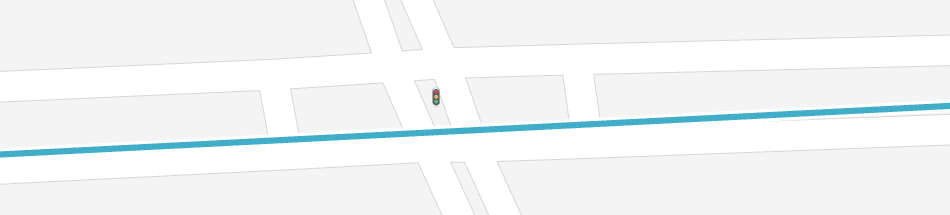
//> input picture map.png, 950 x 215 px
$ ./figure   (built with g++ and OpenCV 4)
//> lines starting //> are read from the running program, lines starting //| are printed output that depends on the picture; after the words box and inside, x2 and y2 are one past the last pixel; in counts of white or black regions, pixels touching at a corner belong together
#include <opencv2/opencv.hpp>
#include <opencv2/imgproc/imgproc.hpp>
#include <vector>
#include <algorithm>
#include <iostream>
#include <chrono>
#include <map>
using namespace cv;
using namespace std;

// 结构体用于替代Python中的字典
struct Line {
    int centx, centy, xl, xr;
};

// 预处理函数
pair<Mat, Mat> pre_proc(const Rect& roi, const Mat& src) {
    // 将原始图像转换为灰度图像
    Mat gray;
    cvtColor(src, gray, COLOR_BGR2GRAY);

    // 复制gray到pre_img
    Mat pre_img = gray.clone();

    // 画出ROI区域
    rectangle(pre_img, roi, Scalar(0, 255, 0), 2);

    // 反色处理
    bitwise_not(pre_img, pre_img);

    // 裁剪ROI并缩放
    Mat img_roi = pre_img(roi);
    Mat code;
    cv::resize(img_roi, code, Size(400, 320), 0, 0, INTER_LINEAR);

    // 二值化
    threshold(code, code, 150, 255, THRESH_BINARY);

    // 降噪处理
    Mat kernel = getStructuringElement(MORPH_RECT, Size(5, 5));
    Mat h_kernel = getStructuringElement(MORPH_RECT, Size(src.cols / 16, 1));
    Mat rec;
    erode(code, rec, h_kernel);
    erode(rec, rec, kernel);

    return {pre_img, rec};
}
void put_code(const Rect& roi, const string& num, const Point& loc, Mat& src1, Mat& src2) {
    // 计算在src1上的文本位置
    Point p1(loc.x - 20, loc.y);
    putText(src1, num, p1, FONT_HERSHEY_TRIPLEX, 0.5, Scalar(255, 255, 255), 1, LINE_AA);

    // 计算在src2上的文本位置
    Point p2(static_cast<int>(roi.x + loc.x * (roi.width / 400.0) - 20), loc.y + roi.y);
    putText(src2, num, p2, FONT_HERSHEY_TRIPLEX, 0.5, Scalar(255, 255, 255), 1, LINE_AA);
}
// [11 lines left out: function detect_and_draw_orb_features, not called in this run]

// 比较函数，用于sort
bool compareByCentY(const Line& a, const Line& b) {
    return a.centy > b.centy;
}

pair<vector<Line>, int> cluster(const vector<Vec4i>& lines) {
    vector<Line> a, b;
    int t = 0;

    // 转换所有直线到自定义的Line结构体
    for (const auto& line : lines) {
        Line l;
        l.centx = static_cast<int>((line[0] + line[2]) / 2.0);
        l.centy = static_cast<int>((line[1] + line[3]) / 2.0);
        l.xl = line[0];
        l.xr = line[2];
        a.push_back(l);
    }

    // 根据centy坐标排序
    sort(a.begin(), a.end(), compareByCentY);

    b.push_back(a[0]);

    for (const auto& line : a) {
        if (abs(b[t].centy - line.centy) < 10) {
            b[t].centy = static_cast<int>((b[t].centy + line.centy) / 2.0);
            b[t].xl = min(b[t].xl, line.xl);
            b[t].xr = max(b[t].xr, line.xr);
            b[t].centx = static_cast<int>((b[t].xl + b[t].xr) / 2.0);
        } else {
            b.push_back(line);
            ++t;
        }
    }

    return {b, t + 1}; // 返回聚类后的直线和数量
}


string code_rec(const Rect& roi, const vector<Line>& b, int cls_number, Mat& src1, Mat& src2) {
    string head;
    // 遍历所有的聚类直线
    for (int i = 0; i < cls_number; ++i) {
        line(src1, Point(b[i].xl, b[i].centy), Point(b[i].xr, b[i].centy), Scalar(0, 255, 255), 3, LINE_AA);
        circle(src1, Point(b[i].centx, b[i].centy), 3, Scalar(0, 0, 255), 3);
        int width = b[i].xr - b[i].xl;

        if (b[i].centy > 120) {
            if (width < 90) {
                if (b[i].centx < 110) {
                    put_code(roi, "1", Point(b[i].xl, b[i].centy), src1, src2);
                    head += '1';
                } else if (b[i].centx < 200) {
                    put_code(roi, "2", Point(b[i].xl, b[i].centy), src1, src2);
                    head += '2';
                } else if (b[i].centx < 290) {
                    put_code(roi, "3", Point(b[i].xl, b[i].centy), src1, src2);
                    head += '3';
                } else {
                    put_code(roi, "4", Point(b[i].xl, b[i].centy), src1, src2);
                    head += '4';
                }
            } else if (width < 170) {
                if (b[i].centx < 170) {
                    put_code(roi, "5", Point(b[i].xl, b[i].centy), src1, src2);
                    head += '5';
                } else if (b[i].centx < 250) {
                    put_code(roi, "6", Point(b[i].xl, b[i].centy), src1, src2);
                    head += '6';
                } else {
                    put_code(roi, "7", Point(b[i].xl, b[i].centy), src1, src2);
                    head += '7';
                }
            } else if (width < 270) {
                if (b[i].centx < 220) {
                    put_code(roi, "8", Point(b[i].xl, b[i].centy), src1, src2);
                    head += '8';
                } else {
                    put_code(roi, "9", Point(b[i].xl, b[i].centy), src1, src2);
                    head += '9';
                }
            } else {
                put_code(roi, "0", Point(b[i].xl, b[i].centy), src1, src2);
                head += '0';
            }
        }
    }
    return head;
}

int locate(const int x_cut, const string& head) {
    const string pi = "1415926535897932384626433832795028841971693993751058209749445923078164062862089986280348253421170679821480865";
    int location = -1;
    if (head.length() >= 5) {
        for (size_t i = 0; i <= head.length() - 5; ++i) {
            size_t found = pi.find(head.substr(i, 5));
            if (found != string::npos) {
                location = static_cast<int>(found);
                break;
            }
        }
    }
    return location - x_cut;
}
// 创建一个从代号到坐标的映射

void create_location_map(std::map<int, cv::Point2f>& location_map) {
    // 从1-40是从(9,175)到(424,153)的直线
    for (int i = 1; i <= 40; ++i) {
        float x = 9.0f + (i - 1) * (415.0f / 39.0f);  // Linear interpolation
        float y = 175.0f - (i - 1) * (22.0f / 39.0f);  // Linear interpolation
        location_map[i] = cv::Point2f(x, y);
    }

    // 从40-55是从(424,153)到(470,118)的圆曲线
    for (int i = 41; i <= 55; ++i) {
        float x = 424.0f + (i - 40) * (46.0f / 14.0f);  // Linear interpolation for x
        float y = 153.0f - (i - 40)*(i-40) *0.16;  // Sinusoidal interpolation for y
        location_map[i] = cv::Point2f(x, y);
    }

    // 从55-76是从(470,118)到(418,3)的直线
    for (int i = 56; i <= 76; ++i) {
        float x = 470.0f - (i - 55) * (52.0f / 20.0f);  // Linear interpolation
        float y = 118.0f - (i - 55) * (115.0f / 20.0f);  // Linear interpolation
        location_map[i] = cv::Point2f(x, y);
    }
}
// [58 lines left out: function roi_track, not called in this run]
int main() {
    // 视频准备
    VideoCapture cap("test1.mp4");
    if (!cap.isOpened()) {
        cerr << "Error opening video file" << endl;
        return -1;
    }

    cv::Mat frame;
    Rect roi(40, 220, 400, 320); // 初始ROI
    cv::Mat map_img = cv::imread("map.png");  // 读取地图图片
//> map_img is the input picture: 215 rows x 950 cols, CV_8UC3; mean B, G, R 246, 245.2, 242.1
    int frameCount = 1;
    //创建初始空地图
    std::map<int, cv::Point2f> location_map;
    create_location_map(location_map);
    while (cap.read(frame)) {
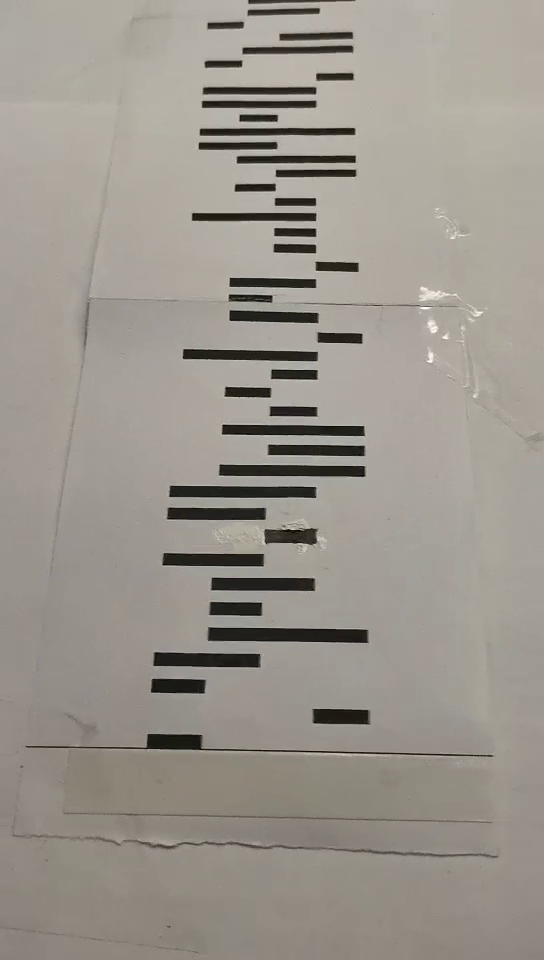
//> input picture frame 41 of test1.mp4, 544 x 960 px
//> frame is the input picture: 960 rows x 544 cols, CV_8UC3; mean B, G, R 141.6, 149.5, 154.6
        auto start = chrono::high_resolution_clock::now();

        // 预处理
        pair<Mat, Mat> processed = pre_proc(roi, frame);
//> in pre_proc, `rectangle(pre_img, roi, Scalar(0, 255, 0), 2);`: pre_img: 960 rows x 544 cols, CV_8UC1; min 0, max 255, mean 148.8
//> in pre_proc, `Mat img_roi = pre_img(roi);`:
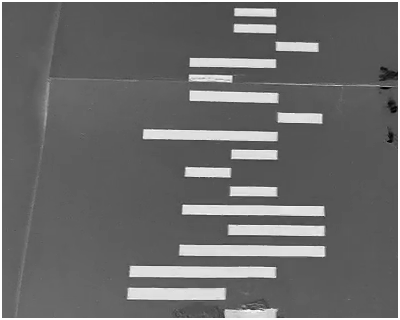
//> img_roi: 320 rows x 400 cols, CV_8UC1; min 0, max 255, mean 107.6
//> in pre_proc, `threshold(code, code, 150, 255, THRESH_BINARY);`:
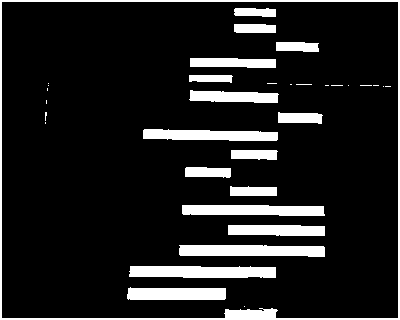
//> code: 320 rows x 400 cols, CV_8UC1; 12.7% white; 34 white regions (17 under 20 px), largest, box (x1, y1, x2, y2) and area: (0, 0, 400, 320) 3302, (129, 266, 276, 278) 1617, (179, 245, 325, 257) 1560
//> in pre_proc, `erode(code, rec, h_kernel);`: rec: 320 rows x 400 cols, CV_8UC1; 7.2% white; 18 white regions, largest, box (x1, y1, x2, y2) and area: (146, 266, 260, 278) 1204, (196, 245, 309, 256) 1177, (199, 205, 309, 216) 1040
//> in pre_proc, `erode(rec, rec, kernel);`:
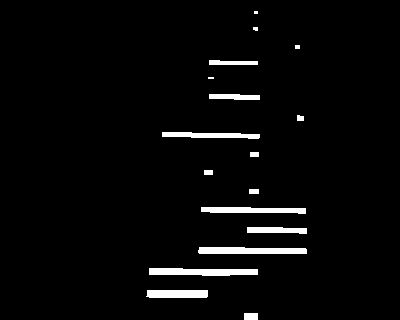
//> rec: 320 rows x 400 cols, CV_8UC1; 3.2% white; 17 white regions (3 under 20 px), largest, box (x1, y1, x2, y2) and area: (149, 268, 258, 276) 716, (198, 247, 307, 254) 696, (201, 207, 306, 214) 574
        Mat& resize_img = processed.first;
        Mat& rec_img_bw = processed.second;

        // 霍夫变换
        vector<Vec4i> lines;
        HoughLinesP(rec_img_bw, lines, 1, CV_PI / 180, 50, 50, 10);
//> lines = 29 lines (x1, y1, x2, y2), first 8: [149, 274, 257, 272], [198, 251, 305, 248], [201, 207, 305, 209], [149, 269, 257, 269], [214, 252, 306, 253], [149, 270, 257, 270], [162, 136, 259, 137], [201, 210, 305, 212]

        // 聚类
        pair<vector<Line>, int> clustering = cluster(lines);
//> the loop in cluster, `for (const auto& line : lines)` made 29 passes
//> (line, l.centx, l.centy, l.xl, l.xr) on passes 1 to 12: ([149, 274, 257, 272], 203, 273, 149, 257), ([198, 251, 305, 248], 251, 249, 198, 305), ([201, 207, 305, 209], 253, 208, 201, 305), ([149, 269, 257, 269], 203, 269, 149, 257), ([214, 252, 306, 253], 260, 252, 214, 306), ([149, 270, 257, 270], 203, 270, 149, 257), ([162, 136, 259, 137], 210, 136, 162, 259), ([201, 210, 305, 212], 253, 211, 201, 305), ([162, 133, 259, 134], 210, 133, 162, 259), ([201, 208, 305, 210], 253, 209, 201, 305), ([149, 272, 236, 271], 192, 271, 149, 236), ([162, 135, 259, 135], 210, 135, 162, 259)
//> after the loop in cluster, `for (const auto& line : a)`: t = 6
        vector<Line>& cls_lines = clustering.first;
//> cls_lines = 7 items
        int cls_num = clustering.second;
//> cls_num = 7
        //detect_and_draw_orb_features(rec_img_bw);
        // 识别
        string rec_code = code_rec(roi, cls_lines, cls_num, rec_img_bw,resize_img);
//> the loop in code_rec, `for (int i = 0; i < cls_number; ++i)` made 7 passes
//> (width, p1 in put_code, p2 in put_code, head) on passes 1 to 6: (60, Point(127, 291), Point(167, 511), '2'), (108, Point(129, 269), Point(169, 489), "26"), (108, Point(178, 249), Point(218, 469), "267"), (59, Point(227, 229), Point(267, 449), "2673"), (104, Point(181, 209), Point(221, 429), "26737"), (97, Point(142, 133), Point(182, 353), "267376")
//> width on pass 7: 50
//> pass 1, in put_code, `putText(src1, num, p1, FONT_HERSHEY_TRIPLEX, 0.5, Scalar(255, 255, 255..`:
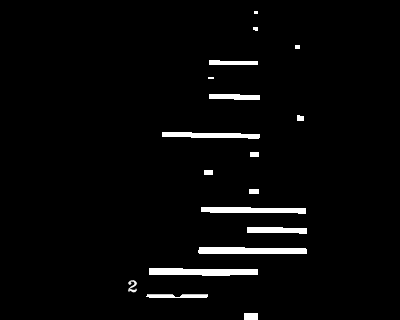
//> src1: 320 rows x 400 cols, CV_8UC1; min 0, max 255, mean 7.7
//> after the loop in code_rec, `for (int i = 0; i < cls_number; ++i)`:
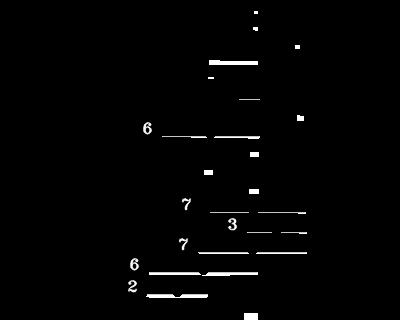
//> src1: 320 rows x 400 cols, CV_8UC1; 2.74% of pixels changed, all inside (x1, y1, x2, y2) = (127, 94, 307, 297)
//> after the loop in code_rec, `for (int i = 0; i < cls_number; ++i)`:
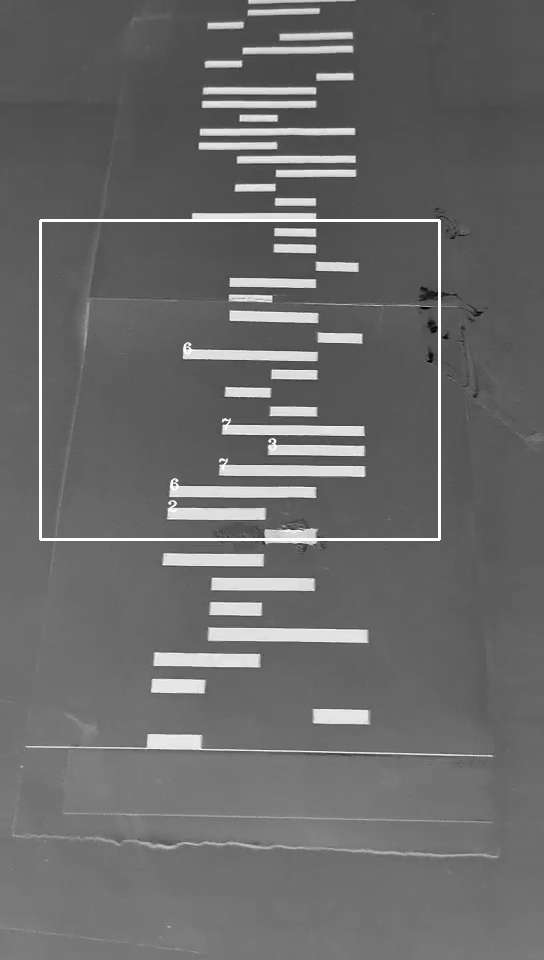
//> src2: 960 rows x 544 cols, CV_8UC1; min 0, max 255, mean 106.2
//> rec_code = "267376"

        // 定位
        int location = locate(0, rec_code);
//> the loop in locate, `for (size_t i = 0; i <= head.length() - 5; ++i)` made 2 passes
//> found on passes 1 to 2: -1, -1
//> location = -1
        //detect_and_draw_orb_features(resize_img);
        //detect_and_draw_orb_features(frame);

        // 输出结果
        cout << "----------------------------------" << endl;
        cout << "Frame: " << frameCount << endl;
        cout << "The number of detected lines: " << lines.size() << endl;
//| The number of detected lines: 29
        cout << "The number of clustered lines: " << cls_num << endl;
//| The number of clustered lines: 7
        cout << "Recognized code: " << rec_code.substr(0, 8) << endl;
//| Recognized code: 267376
        cout << "Location: " << (location < 0 ? "None" : to_string(location)) << endl;
//| Location: None

        auto end = chrono::high_resolution_clock::now();
        chrono::duration<double> elapsed = end - start;
        cout << "Recognition time (sec): " << elapsed.count() / 1000 << endl;
        // 显示结果
        //imshow("Resize Image", resize_img);
        imshow("rec_img", rec_img_bw);
        std::string filename = "./figure/" + std::to_string(frameCount) + ".png";
        cv::imwrite(filename, rec_img_bw);

        //imshow("Frame", frame);
        char key = static_cast<char>(waitKey(20));
//> the Esc key is pressed
        if (key == 27) break; // ESC to exit
        // 检查代号是否在映射中
        if (location_map.count(location) > 0) {
            // 在图像上绘制点
            cv::circle(map_img, location_map[location], 5, cv::Scalar(0, 0, 255), -1);
        }

        // 显示图像
        cv::imshow("Location", map_img);
        std::string filename_map = "./map/" + std::to_string(frameCount) + ".png";
        cv::imwrite(filename_map, map_img);
        // 更新ROI
        roi = roi_track(roi, cls_lines);

        //绘制地图点
        frameCount++;
        //方便操作暂停一会

    }
    cap.release();
    cv::destroyAllWindows();
    return 0;
}
